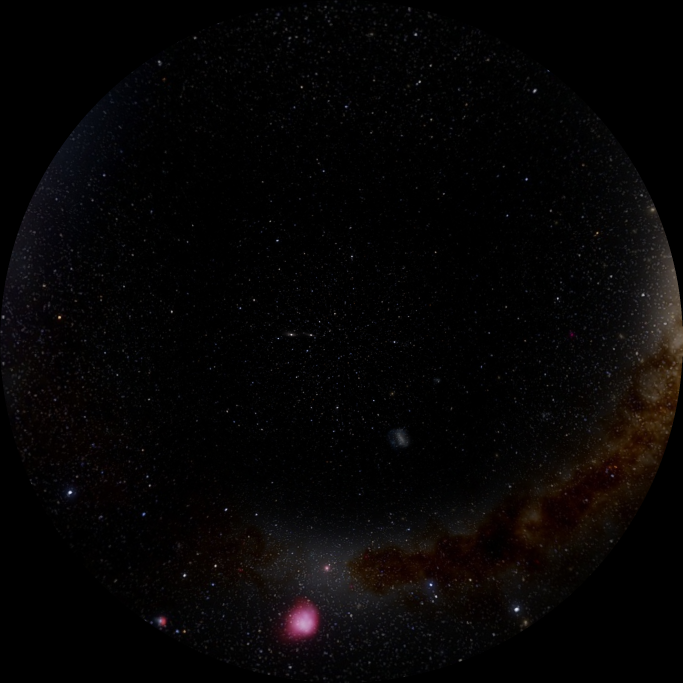
#> input picture Star_Detection_and_Data_Generation/starWrap_stereo_north.png, 2048 x 2048 px (shown at 1/3 size)
$ python -i starDetection.py   (imports and definitions only)
#> lines starting #> are read from the running program, lines starting #| are printed output that depends on the picture; after the words box and inside, x2 and y2 are one past the last pixel; in counts of white or black regions, pixels touching at a corner belong together
#> further down, picture is the input picture: shape (2048, 2048, 3); mean B, G, R 4.8, 4.8, 6.3
#Star Detection
#Chris D.
#Version 0
#Version Date: 11/6/2025

# ============================================================== #
# |                    PROGRAM DESCRIPTION                      | #
# ============================================================== #
# Interactive star detection and exporter for hemispherical stereographic
# maps.

import argparse
import os
import sys
import math
from typing import List, Tuple, Optional, Dict
import cv2
import numpy as np
from PyQt5 import QtCore, QtGui, QtWidgets
from dataclasses import dataclass

# ============================================================== #
# |                    FUNCTION DEFINITIONS                    | #
# ============================================================== #
# ----------------------- BASIC FUNCTIONS ---------------------- #
# [31 lines left out: functions generateLabel, labelsForN, dmsToDegrees, not called in this run]

def circleRadiusFromArea(area: float) -> float:
    return max(1.0,math.sqrt(max(area, 1.0) / math.pi))

def toGray(bgr):
    return cv2.cvtColor(bgr,cv2.COLOR_BGR2GRAY) if bgr.ndim == 3 else bgr

# [19 lines left out: function filterBySeparation, not called in this run]

def scoreRow(r):
    return r['sumIntensity']


# ------------------------ STAR DETECTION ----------------------- #
def percentile(img,q):
    q = float(np.clip(q,0.0,1.0))
    hist = cv2.calcHist([img],[0],None,[256],[0,256]).ravel()
    c = np.cumsum(hist)
    total = c[-1]
    p = q * total
    binIdx = np.searchsorted(c,p)
    return float(binIdx)

def detectStars(bgr,threshold=200,minArea=3,maxArea=5000,blur=3,*,snrThreshold=4.0,bgKernel=61,
                brightPercentile=0.998,haloScale=2.5,suppressHalo=True):
    gray = toGray(bgr)
    k = int(bgKernel) | 1
    if k < 3:
        k = 3
    background = cv2.medianBlur(gray,k)
    residual = cv2.subtract(gray,background)
    absResidual = cv2.blur(cv2.absdiff(gray,background),(k,k))
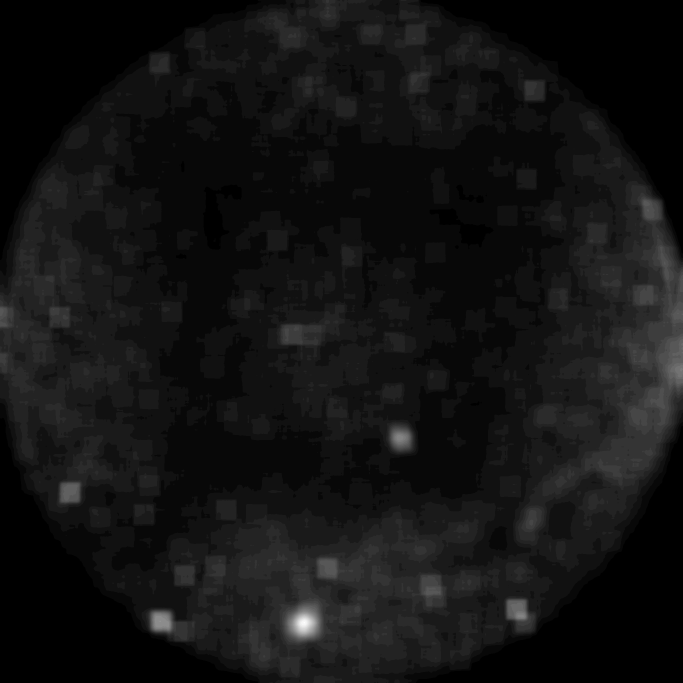
#> absResidual: shape (2048, 2048) (shown at 1/3 size); min 0, max 29, mean 2.2; drawn with min black and max white
    sigma = np.maximum(absResidual.astype(np.float32),1.0)
    z = (gray.astype(np.float32) - background.astype(np.float32)) / sigma

    # ----- SNR Mask ----- #
    snrMask = (z > float(snrThreshold)).astype(np.uint8) * 255
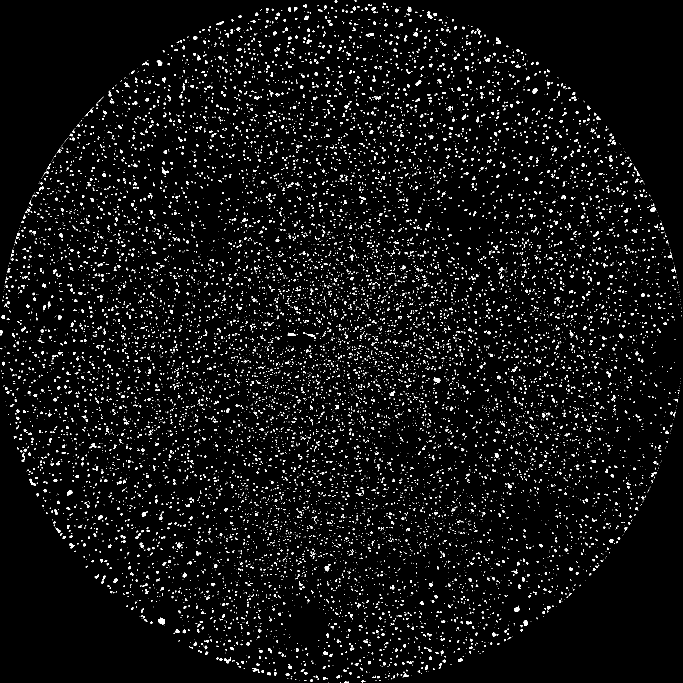
#> snrMask: shape (2048, 2048) (shown at 1/3 size); 3.7% white; 12967 white regions (10585 under 20 px), largest, box (x1, y1, x2, y2) and area: (475, 1853, 495, 1873) 274, (1542, 1817, 1559, 1836) 193, (1301, 1135, 1321, 1149) 180
    if blur and int(blur) > 1:
        kk = int(blur) | 1
        snrMask = cv2.morphologyEx(snrMask,cv2.MORPH_OPEN,np.ones((3,3),np.uint8),iterations=1)
#> snrMask: shape (2048, 2048); 2.3% white; 4188 white regions (2394 under 20 px), largest, box (x1, y1, x2, y2) and area: (475, 1854, 495, 1873) 271, (1542, 1819, 1558, 1836) 188, (472, 180, 486, 198) 175
        snrMask = cv2.GaussianBlur(snrMask,(kk,kk),0)
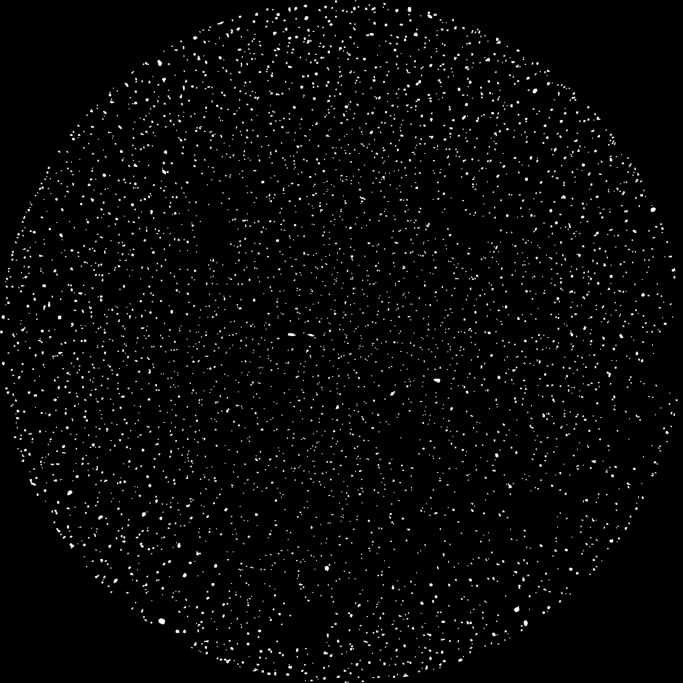
#> snrMask: shape (2048, 2048) (shown at 1/3 size); min 0, max 255, mean 6
        _,snrMask = cv2.threshold(snrMask,127,255,cv2.THRESH_BINARY)
#> snrMask: shape (2048, 2048); 2.3% white; 4168 white regions (2373 under 20 px), largest, box (x1, y1, x2, y2) and area: (475, 1854, 495, 1873) 271, (1542, 1819, 1558, 1836) 188, (1301, 1136, 1321, 1148) 176

    # ----- Bright Source Detection ----- #
    pVal = percentile(gray,brightPercentile)
#> in percentile, `hist = cv2.calcHist([img],[0],None,[256],[0,256]).ravel()`: hist = 256 values, max 1678910 at index 0, min 0 at index 218, mean 16384
#> in percentile, `c = np.cumsum(hist)`: c = 256 values from 1678910 to 4194304
#> in percentile, `total = c[-1]`: total = 4194304
#> in percentile, `p = q * total`: p = 4185915.4
#> in percentile, `binIdx = np.searchsorted(c,p)`: binIdx = 90
#> pVal = 90
    _,brightMask = cv2.threshold(gray,int(pVal),255,cv2.THRESH_BINARY)
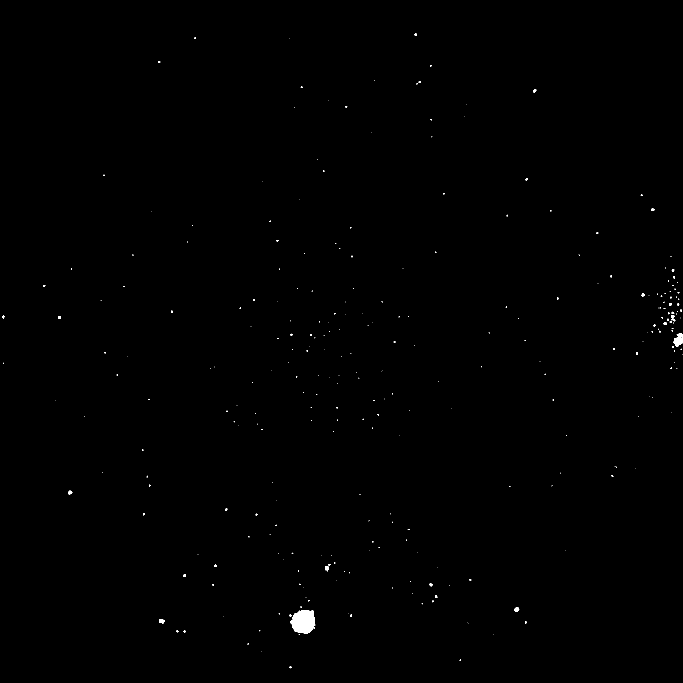
#> brightMask: shape (2048, 2048) (shown at 1/3 size); 0.2% white; 288 white regions (235 under 20 px), largest, box (x1, y1, x2, y2) and area: (870, 1830, 946, 1902) 4021, (2020, 999, 2048, 1041) 704, (477, 1857, 493, 1870) 161
    brightMask = cv2.morphologyEx(brightMask,cv2.MORPH_CLOSE,np.ones((5,5),np.uint8),iterations=2)
#> brightMask: shape (2048, 2048); 0.21% white; 271 white regions (220 under 20 px), largest, box (x1, y1, x2, y2) and area: (868, 1819, 946, 1904) 4207, (2017, 999, 2048, 1043) 830, (2002, 935, 2031, 970) 492

    # ----- Halo and Bright Source Handling ----- #
    if suppressHalo:
        numB,labelB,statsB,centsB = cv2.connectedComponentsWithStats(brightMask,connectivity=8)
#> labelB: shape (2048, 2048) int32; 272 distinct labels, from 0 to 271
#> numB = 272; statsB = 272 rows, first 6: [0, 0, 2048, 2048, 4185464], [1244, 101, 6, 6, 34], [583, 111, 4, 6, 14], [868, 115, 1, 1, 1], [475, 183, 6, 6, 25], [1290, 195, 4, 5, 16]; centsB = 272 pairs, first value 9.58 to 2046.5, second value 103.5 to 2001.4
        halo = np.zeros_like(brightMask)
        for i in range(1,numB):
            _,_,width,height,area = statsB[i]
            if area < 50:
                continue
            radiusSource = circleRadiusFromArea(float(area))
            radiusHalo = int(max(10,haloScale * radiusSource))
            centerXb,centerYb = map(int,centsB[i])
            cv2.circle(halo,(centerXb,centerYb),radiusHalo,255,thickness=-1)
#> this loop made 271 passes
#> (width, height, area) on passes 1, 4, 7: (6, 6, 34), (6, 6, 25), (6, 6, 30)
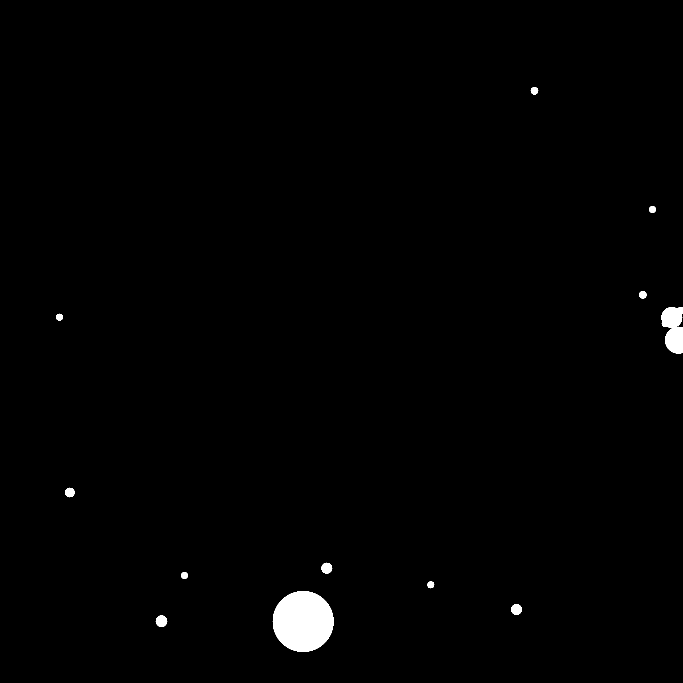
#> halo: shape (2048, 2048) (shown at 1/3 size); 0.9% white; 12 white regions, largest, box (x1, y1, x2, y2) and area: (818, 1773, 1001, 1956) 25997, (1984, 921, 2048, 1061) 6770, (467, 1846, 502, 1881) 901
        #Suppress the SNR mask inside the halo unless SNR is very high:
        veryHigh = (z > (snrThreshold * 2.0)).astype(np.uint8) * 255
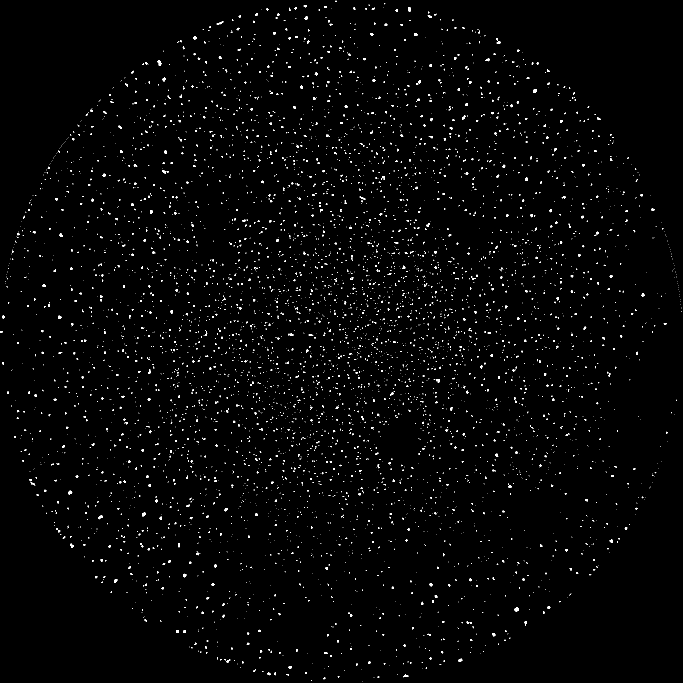
#> veryHigh: shape (2048, 2048) (shown at 1/3 size); 1.2% white; 5481 white regions (4772 under 20 px), largest, box (x1, y1, x2, y2) and area: (473, 181, 484, 196) 114, (1543, 1823, 1557, 1834) 114, (1599, 267, 1611, 279) 107
        keep = cv2.bitwise_and(halo,veryHigh)
#> keep: shape (2048, 2048); 0.02% white; 22 white regions (9 under 20 px), largest, box (x1, y1, x2, y2) and area: (1543, 1823, 1557, 1834) 114, (1599, 267, 1611, 279) 107, (205, 1472, 217, 1483) 92
        snrMask = cv2.bitwise_and(snrMask,cv2.bitwise_not(halo))
#> snrMask: shape (2048, 2048); 2.3% white; 4147 white regions (2372 under 20 px), largest, box (x1, y1, x2, y2) and area: (1301, 1136, 1321, 1148) 176, (472, 180, 486, 198) 175, (1571, 1861, 1583, 1878) 161
        snrMask = cv2.bitwise_or(snrMask,keep)

    #Connected components on the final candidate mask:
    num,labels,stats,cents = cv2.connectedComponentsWithStats(snrMask,connectivity=8)
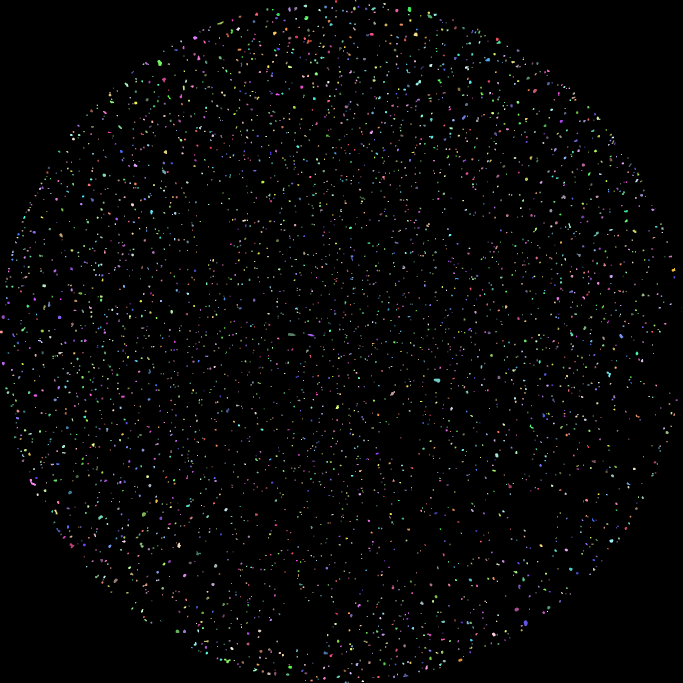
#> labels: shape (2048, 2048) int32 (shown at 1/3 size); 4168 distinct labels, from 0 to 4167; one colour per label, 0 black
#> num = 4168; cents = 4168 pairs, first value 3.5 to 2044, second value 1.71 to 2046
    rows = []
    for i in range(1,num):
        x,y,width,height,area = stats[i]
        if area < minArea or area > maxArea:
            continue
        centerX,centerY = map(float,cents[i])
        roi = gray[y:y+height,x:x+width]
        mask = (labels[y:y+height,x:x+width] == i).astype(np.uint8)
        if mask.sum() == 0:
            continue
        sI = float((roi * mask).sum())
        meanI = sI / float(mask.sum())

        rows.append(dict(centerX=centerX,centerY=centerY,area=int(area),sumIntensity=sI,meanIntensity=meanI))
#> this loop made 4167 passes
#> (x, y, width, height, area, centerX, centerY, sI) on passes 1, 3, 5: (1005, 0, 6, 8, 40, 1007.5, 3.8, 1113), (1150, 9, 7, 6, 37, 1153.2, 11.24, 509), (911, 14, 10, 8, 67, 915.9, 17.46, 1714)

    rows.sort(key=lambda r: (r['sumIntensity'],r['area']),reverse=True)
    return rows,snrMask

# [22 lines left out: functions matchPoints, inverseStereoToXYZ, not called in this run]


def wrapPi(colatitude: float) -> float:
    colatitude = (colatitude + math.pi) % (2.0 * math.pi)
    return colatitude - math.pi


def wrap360(colatitude: float) -> float:
    colatitude = colatitude % 360.0
    return colatitude if colatitude >= 0 else colatitude + 360


@dataclass
class ProjectionMeta:
    # ----- Disc Geometry in Pixels ----- #
    width: int
    height: int
    centerX: float
    centerY: float
    radius: float
    # ----- Orientation ----- #
    rightAscensionNaught: float = 0.0
    declinationNaught: float = 90.0
    positionAngle: float = 0.0
    # ----- Optional Time and Location ----- #
    greenwichSiderealTime: Optional[float] = None
    observerLatitude: Optional[float] = None
    observerLongitude: Optional[float] = None


# [34 lines left out: functions imageXYtoEquatorial, equatorialToHorizontal, not called in this run]


# ----------------------- DETECTION MODEL ---------------------- #
# [51 lines that did not run here, left out]


# ============================================================== #
# |                        MAIN PROGRAM                         | #
# ============================================================== #
class App(QtWidgets.QMainWindow):
    # [163 lines left out: functions __init__, addSlider, onOpen, loadImage, onPickColor, not called in this run]

    def onParams(self,*args):
        if self.live.isChecked():
            self.updateView()

    # [240 lines left out: functions onEditMeta, resizeEvent, onModelChanged, getParams, getDetectKwargs, updateView and 5 more, not called in this run]


# ----------- PROJECTION, IMPORT, AND EXPORT DIALOGS ---------- #
class MetaDialog(QtWidgets.QDialog):
    # [65 lines left out: functions __init__, value, not called in this run]


class OverlayExportDialog(QtWidgets.QDialog):
    # [21 lines left out: functions __init__, _browse, not called in this run]

    def includeLabels(self):
        return self._withLabels.isChecked()

    def filepath(self):
        return self.path.text()


class CatalogExportDialog(QtWidgets.QDialog):
    # [14 lines left out: function __init__, not called in this run]

    def meta(self):
        return self._meta

    def mode(self):
        return "equatorial" if self.modeBox.currentIndex() == 0 else "horizontal"

    def includeGHA(self):
        return self.greenwichHourAngle.isChecked()

class HemisphereDialog(QtWidgets.QDialog):
    # [11 lines left out: function __init__, not called in this run]

    def mode(self):
        return "dual" if self.dual.isChecked() else "single"


# ============================================================== #
# |                          EXECUTION                          | #
# ============================================================== #
# [13 lines left out: function main, not called in this run]


# [2 lines not run here, left out]

>>> import cv2
>>> picture = cv2.imread('starWrap_stereo_north.png')
>>> result = detectStars(picture)
